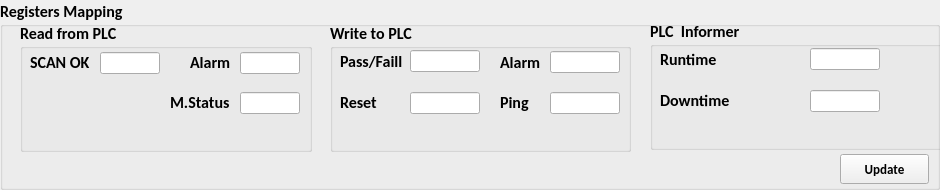
      <widget class="QGroupBox" name="regsGroup">
       <property name="geometry">
        <rect>
         <x>310</x>
         <y>300</y>
         <width>940</width>
         <height>190</height>
        </rect>
       </property>
       <property name="font">
        <font>
         <family>Calibri</family>
         <pointsize>12</pointsize>
         <weight>75</weight>
         <bold>true</bold>
         <strikeout>false</strikeout>
        </font>
       </property>
       <property name="title">
        <string>Registers Mapping</string>
       </property>
       <widget class="QGroupBox" name="actualGroup_12">
        <property name="geometry">
         <rect>
          <x>20</x>
          <y>22</y>
          <width>292</width>
          <height>130</height>
         </rect>
        </property>
        <property name="font">
         <font>
          <family>Calibri</family>
          <pointsize>12</pointsize>
          <weight>75</weight>
          <bold>true</bold>
          <strikeout>false</strikeout>
         </font>
        </property>
        <property name="title">
         <string>Read from PLC</string>
        </property>
        <widget class="QLabel" name="label_76">
         <property name="geometry">
          <rect>
           <x>170</x>
           <y>30</y>
           <width>40</width>
           <height>20</height>
          </rect>
         </property>
         <property name="font">
          <font>
           <family>Calibri</family>
           <pointsize>12</pointsize>
           <weight>75</weight>
           <bold>true</bold>
           <strikeout>false</strikeout>
          </font>
         </property>
         <property name="text">
          <string>Alarm</string>
         </property>
        </widget>
        <widget class="QLabel" name="label_77">
         <property name="geometry">
          <rect>
           <x>150</x>
           <y>65</y>
           <width>70</width>
           <height>30</height>
          </rect>
         </property>
         <property name="font">
          <font>
           <family>Calibri</family>
           <pointsize>12</pointsize>
           <weight>75</weight>
           <bold>true</bold>
           <strikeout>false</strikeout>
          </font>
         </property>
         <property name="text">
          <string>M.Status</string>
         </property>
        </widget>
        <widget class="QLabel" name="label_75">
         <property name="geometry">
          <rect>
           <x>10</x>
           <y>30</y>
           <width>70</width>
           <height>20</height>
          </rect>
         </property>
         <property name="font">
          <font>
           <family>Calibri</family>
           <pointsize>12</pointsize>
           <weight>75</weight>
           <bold>true</bold>
           <strikeout>false</strikeout>
          </font>
         </property>
         <property name="text">
          <string>SCAN OK</string>
         </property>
        </widget>
        <widget class="QLineEdit" name="read_csts">
         <property name="geometry">
          <rect>
           <x>220</x>
           <y>70</y>
           <width>60</width>
           <height>22</height>
          </rect>
         </property>
         <property name="font">
          <font>
           <family>Arial</family>
           <pointsize>10</pointsize>
           <weight>75</weight>
           <bold>true</bold>
           <strikeout>false</strikeout>
          </font>
         </property>
         <property name="text">
          <string/>
         </property>
         <property name="alignment">
          <set>Qt::AlignCenter</set>
         </property>
        </widget>
        <widget class="QLineEdit" name="read_scanok">
         <property name="geometry">
          <rect>
           <x>80</x>
           <y>30</y>
           <width>60</width>
           <height>22</height>
          </rect>
         </property>
         <property name="font">
          <font>
           <family>Arial</family>
           <pointsize>10</pointsize>
           <weight>75</weight>
           <bold>true</bold>
           <strikeout>false</strikeout>
          </font>
         </property>
         <property name="text">
          <string/>
         </property>
         <property name="alignment">
          <set>Qt::AlignCenter</set>
         </property>
        </widget>
        <widget class="QLineEdit" name="read_alarm">
         <property name="geometry">
          <rect>
           <x>220</x>
           <y>30</y>
           <width>60</width>
           <height>22</height>
          </rect>
         </property>
         <property name="font">
          <font>
           <family>Arial</family>
           <pointsize>10</pointsize>
           <weight>75</weight>
           <bold>true</bold>
           <strikeout>false</strikeout>
          </font>
         </property>
         <property name="text">
          <string/>
         </property>
         <property name="alignment">
          <set>Qt::AlignCenter</set>
         </property>
        </widget>
       </widget>
       <widget class="QGroupBox" name="actualGroup_13">
        <property name="geometry">
         <rect>
          <x>330</x>
          <y>22</y>
          <width>301</width>
          <height>130</height>
         </rect>
        </property>
        <property name="font">
         <font>
          <family>Calibri</family>
          <pointsize>12</pointsize>
          <weight>75</weight>
          <bold>true</bold>
          <strikeout>false</strikeout>
         </font>
        </property>
        <property name="title">
         <string>Write to PLC</string>
        </property>
        <widget class="QLabel" name="label_71">
         <property name="geometry">
          <rect>
           <x>10</x>
           <y>29</y>
           <width>70</width>
           <height>20</height>
          </rect>
         </property>
         <property name="font">
          <font>
           <family>Calibri</family>
           <pointsize>12</pointsize>
           <weight>75</weight>
           <bold>true</bold>
           <strikeout>false</strikeout>
          </font>
         </property>
         <property name="text">
          <string>Pass/Faill</string>
         </property>
        </widget>
        <widget class="QLabel" name="label_72">
         <property name="geometry">
          <rect>
           <x>170</x>
           <y>30</y>
           <width>50</width>
           <height>20</height>
          </rect>
         </property>
         <property name="font">
          <font>
           <family>Calibri</family>
           <pointsize>12</pointsize>
           <weight>75</weight>
           <bold>true</bold>
           <strikeout>false</strikeout>
          </font>
         </property>
         <property name="text">
          <string>Alarm</string>
         </property>
        </widget>
        <widget class="QLineEdit" name="write_passfail">
         <property name="geometry">
          <rect>
           <x>80</x>
           <y>28</y>
           <width>70</width>
           <height>22</height>
          </rect>
         </property>
         <property name="font">
          <font>
           <family>Arial</family>
           <pointsize>10</pointsize>
           <weight>75</weight>
           <bold>true</bold>
           <strikeout>false</strikeout>
          </font>
         </property>
         <property name="text">
          <string/>
         </property>
         <property name="alignment">
          <set>Qt::AlignCenter</set>
         </property>
        </widget>
        <widget class="QLineEdit" name="write_alarm">
         <property name="geometry">
          <rect>
           <x>220</x>
           <y>29</y>
           <width>70</width>
           <height>22</height>
          </rect>
         </property>
         <property name="font">
          <font>
           <family>Arial</family>
           <pointsize>10</pointsize>
           <weight>75</weight>
           <bold>true</bold>
           <strikeout>false</strikeout>
          </font>
         </property>
         <property name="text">
          <string/>
         </property>
         <property name="alignment">
          <set>Qt::AlignCenter</set>
         </property>
        </widget>
        <widget class="QLabel" name="label_128">
         <property name="geometry">
          <rect>
           <x>10</x>
           <y>70</y>
           <width>40</width>
           <height>20</height>
          </rect>
         </property>
         <property name="font">
          <font>
           <family>Calibri</family>
           <pointsize>12</pointsize>
           <weight>75</weight>
           <bold>true</bold>
           <strikeout>false</strikeout>
          </font>
         </property>
         <property name="text">
          <string>Reset</string>
         </property>
        </widget>
        <widget class="QLineEdit" name="write_reset">
         <property name="geometry">
          <rect>
           <x>80</x>
           <y>70</y>
           <width>70</width>
           <height>22</height>
          </rect>
         </property>
         <property name="font">
          <font>
           <family>Arial</family>
           <pointsize>10</pointsize>
           <weight>75</weight>
           <bold>true</bold>
           <strikeout>false</strikeout>
          </font>
         </property>
         <property name="text">
          <string/>
         </property>
         <property name="alignment">
          <set>Qt::AlignCenter</set>
         </property>
        </widget>
        <widget class="QLabel" name="label_74">
         <property name="geometry">
          <rect>
           <x>170</x>
           <y>70</y>
           <width>50</width>
           <height>20</height>
          </rect>
         </property>
         <property name="font">
          <font>
           <family>Calibri</family>
           <pointsize>12</pointsize>
           <weight>75</weight>
           <bold>true</bold>
           <strikeout>false</strikeout>
          </font>
         </property>
         <property name="text">
          <string>Ping</string>
         </property>
        </widget>
        <widget class="QLineEdit" name="write_ping">
         <property name="geometry">
          <rect>
           <x>220</x>
           <y>70</y>
           <width>70</width>
           <height>22</height>
          </rect>
         </property>
         <property name="font">
          <font>
           <family>Arial</family>
           <pointsize>10</pointsize>
           <weight>75</weight>
           <bold>true</bold>
           <strikeout>false</strikeout>
          </font>
         </property>
         <property name="text">
          <string/>
         </property>
         <property name="alignment">
          <set>Qt::AlignCenter</set>
         </property>
        </widget>
       </widget>
       <widget class="QPushButton" name="regsConEdit">
        <property name="geometry">
         <rect>
          <x>840</x>
          <y>154</y>
          <width>89</width>
          <height>30</height>
         </rect>
        </property>
        <property name="font">
         <font>
          <family>Calibri</family>
          <pointsize>10</pointsize>
          <weight>75</weight>
          <bold>true</bold>
          <strikeout>false</strikeout>
         </font>
        </property>
        <property name="text">
         <string>Update</string>
        </property>
       </widget>
       <widget class="QGroupBox" name="actualGroup_14">
        <property name="geometry">
         <rect>
          <x>650</x>
          <y>20</y>
          <width>301</width>
          <height>130</height>
         </rect>
        </property>
        <property name="font">
         <font>
          <family>Calibri</family>
          <pointsize>12</pointsize>
          <weight>75</weight>
          <bold>true</bold>
          <strikeout>false</strikeout>
         </font>
        </property>
        <property name="title">
         <string>PLC  Informer</string>
        </property>
        <widget class="QLabel" name="label_81">
         <property name="geometry">
          <rect>
           <x>10</x>
           <y>29</y>
           <width>70</width>
           <height>20</height>
          </rect>
         </property>
         <property name="font">
          <font>
           <family>Calibri</family>
           <pointsize>12</pointsize>
           <weight>75</weight>
           <bold>true</bold>
           <strikeout>false</strikeout>
          </font>
         </property>
         <property name="text">
          <string>Runtime</string>
         </property>
        </widget>
        <widget class="QLineEdit" name="read_runtime">
         <property name="geometry">
          <rect>
           <x>160</x>
           <y>28</y>
           <width>70</width>
           <height>22</height>
          </rect>
         </property>
         <property name="font">
          <font>
           <family>Arial</family>
           <pointsize>10</pointsize>
           <weight>75</weight>
           <bold>true</bold>
           <strikeout>false</strikeout>
          </font>
         </property>
         <property name="text">
          <string/>
         </property>
         <property name="alignment">
          <set>Qt::AlignCenter</set>
         </property>
        </widget>
        <widget class="QLabel" name="label_132">
         <property name="geometry">
          <rect>
           <x>10</x>
           <y>70</y>
           <width>100</width>
           <height>20</height>
          </rect>
         </property>
         <property name="font">
          <font>
           <family>Calibri</family>
           <pointsize>12</pointsize>
           <weight>75</weight>
           <bold>true</bold>
           <strikeout>false</strikeout>
          </font>
         </property>
         <property name="text">
          <string>Downtime</string>
         </property>
        </widget>
        <widget class="QLineEdit" name="read_downtime">
         <property name="geometry">
          <rect>
           <x>160</x>
           <y>70</y>
           <width>70</width>
           <height>22</height>
          </rect>
         </property>
         <property name="font">
          <font>
           <family>Arial</family>
           <pointsize>10</pointsize>
           <weight>75</weight>
           <bold>true</bold>
           <strikeout>false</strikeout>
          </font>
         </property>
         <property name="text">
          <string/>
         </property>
         <property name="alignment">
          <set>Qt::AlignCenter</set>
         </property>
        </widget>
       </widget>
      </widget>
